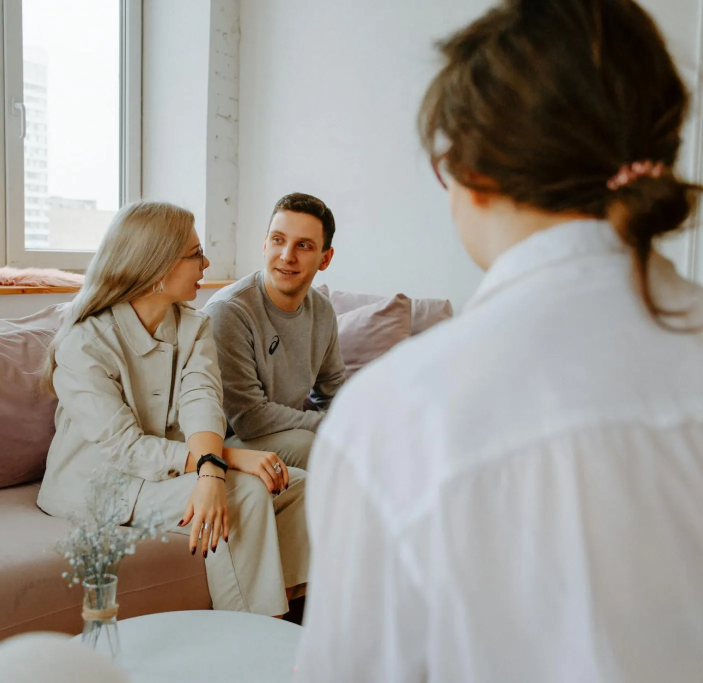
#> input picture brand-src/photos/counseling-session.webp, 1406 x 1365 px (shown at 1/2 size)
$ python build_assets.py
#> lines starting #> are read from the running program, lines starting #| are printed output that depends on the picture
"""
Build php-app/assets/ from brand-src/.

Everything the site serves is derived here, so an image can be re-cropped or
re-compressed without hand-editing the output. Re-run after changing anything
in brand-src/:

    python tools/build_assets.py

Prints the pixel size of every output, which is what the width/height
attributes in the templates are taken from.
"""

from __future__ import annotations

import shutil
from pathlib import Path

from PIL import Image

ROOT = Path(__file__).resolve().parent.parent
SRC = ROOT / "brand-src"
OUT = ROOT / "php-app" / "assets"
IMG = OUT / "img"


def save_webp(im: Image.Image, dest: Path, quality: int = 80) -> None:
    dest.parent.mkdir(parents=True, exist_ok=True)
    im.save(dest, "WEBP", quality=quality, method=6)
    print(f"{dest.relative_to(OUT)}  {im.size[0]}x{im.size[1]}")


def fit_width(im: Image.Image, width: int) -> Image.Image:
    if im.width <= width:
        return im.copy()
    height = round(im.height * width / im.width)
    return im.resize((width, height), Image.LANCZOS)


# [21 lines left out: functions trim, white_logo, not called in this run]


def photos() -> None:
    plan = {
        # name: (source, [widths])
        "counseling-session": ("counseling-session.webp", [1200, 720]),
        "woman-on-phone": ("woman-on-phone.jpg", [900, 560]),
        "group-support": ("group-support.webp", [1600, 900]),
        "embrace": ("embrace.webp", [600]),
        "facility-exterior": ("IMG_0965.jpg", [1400, 760]),
        "facility-living": ("IMG_0966-1.jpg", [1200, 640]),
        "facility-lounge": ("IMG_0969-1.jpg", [1200, 640]),
        "facility-kitchen": ("IMG_0971-1.jpg", [1200, 640]),
    }
    for name, (src, widths) in plan.items():
        im = Image.open(SRC / "photos" / src).convert("RGB")
#> im is the input picture: PIL image 1406x1365 RGB; mean R, G, B 156.7, 152, 145.4
        for i, w in enumerate(widths):
            suffix = "" if i == 0 else f"-{w}"
            save_webp(fit_width(im, w), IMG / "photos" / f"{name}{suffix}.webp", 78)
#> this loop made 2 passes
#> pass 2, in save_webp (call 2), `im.save(dest, "WEBP", quality=quality, method=6)`:
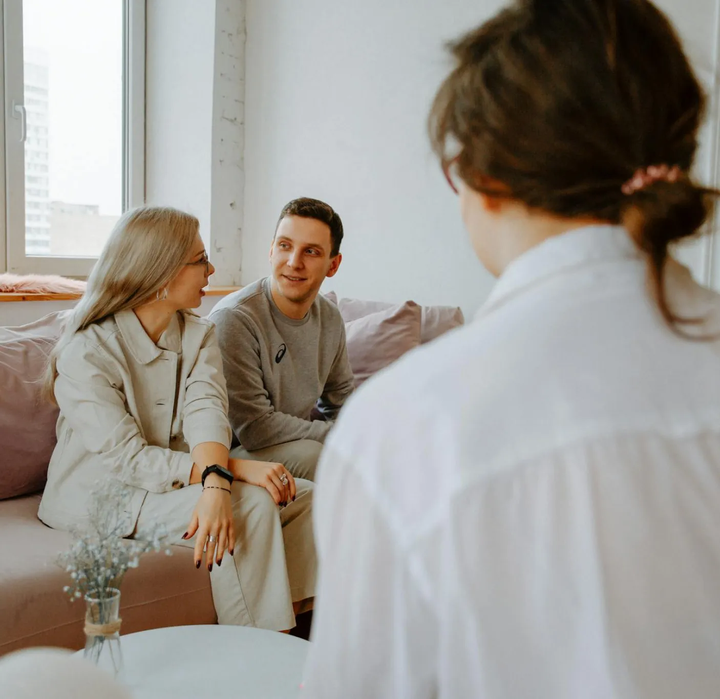
#> saved as counseling-session-720.webp: PIL image 720x699 RGB; mean R, G, B 156.7, 152, 145.4
#> pass 2 of the loop in photos, `for name, (src, widths) in plan.items():`:
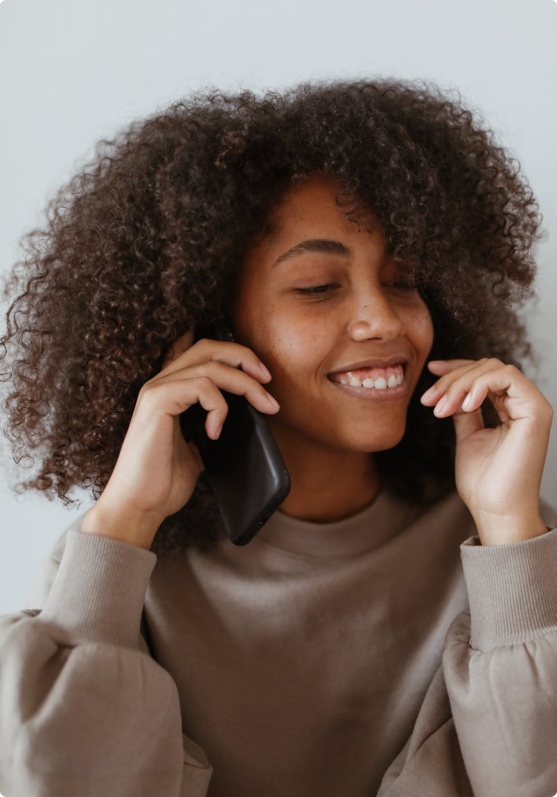
#> input picture brand-src/photos/woman-on-phone.jpg, 1114 x 1593 px (shown at 1/2 size)
#> in photos, im is the input picture: PIL image 1114x1593 RGB; mean R, G, B 116.3, 99.9, 91.4
#> the loop in photos, `for i, w in enumerate(widths):` made 2 passes
#> pass 2, in save_webp (call 4), `im.save(dest, "WEBP", quality=quality, method=6)`:
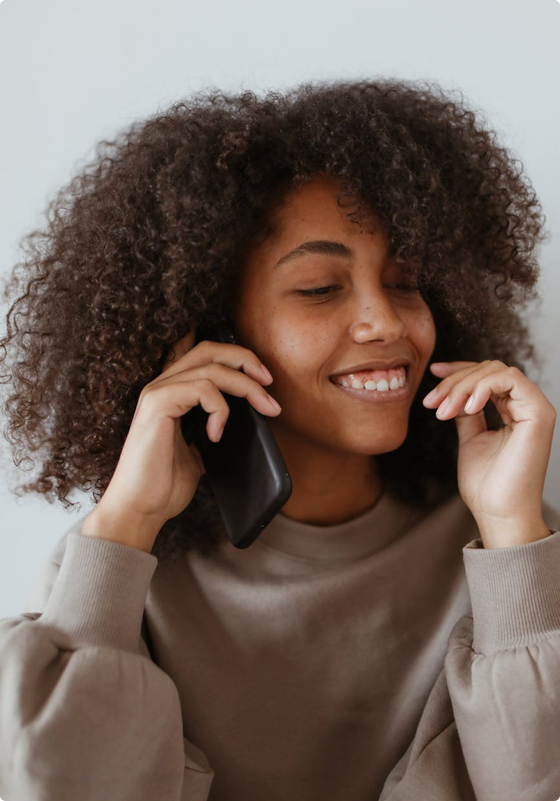
#> saved as woman-on-phone-560.webp: PIL image 560x801 RGB; mean R, G, B 116.3, 99.9, 91.4
#> pass 3 of the loop in photos, `for name, (src, widths) in plan.items():`:
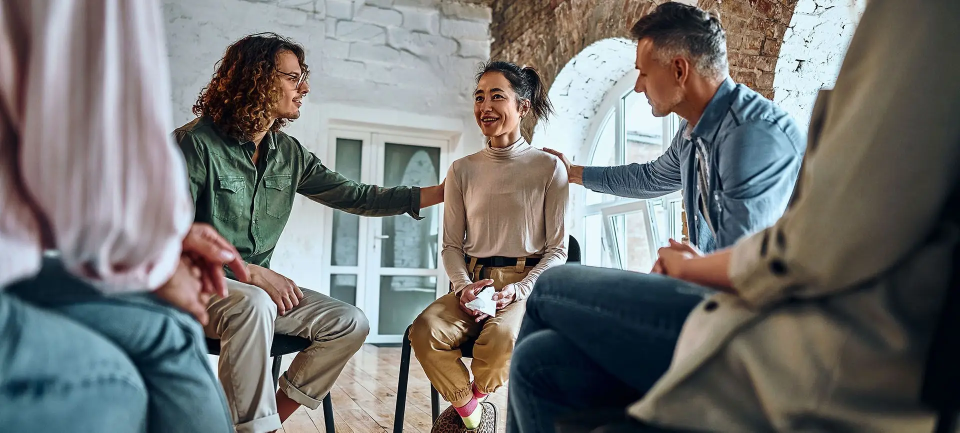
#> input picture brand-src/photos/group-support.webp, 1920 x 865 px (shown at 1/2 size)
#> in photos, im is the input picture: PIL image 1920x865 RGB; mean R, G, B 115.2, 115.9, 114.3
#> the loop in photos, `for i, w in enumerate(widths):` made 2 passes
#> pass 2, in save_webp (call 6), `im.save(dest, "WEBP", quality=quality, method=6)`:
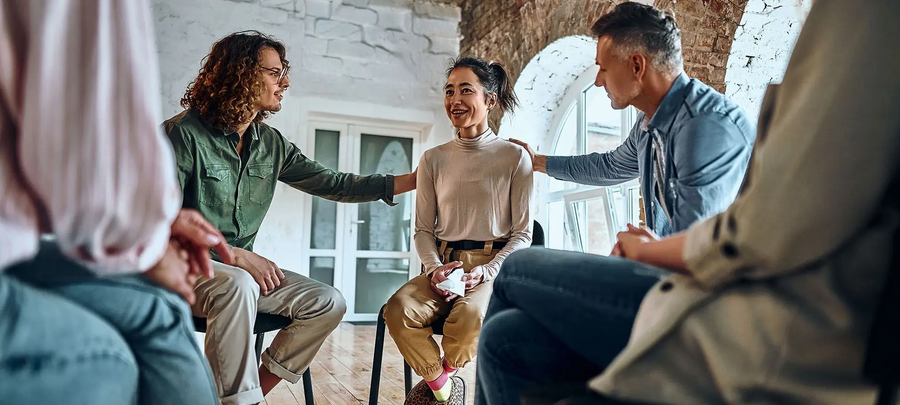
#> saved as group-support-900.webp: PIL image 900x405 RGB; mean R, G, B 115.2, 115.9, 114.3
#> the loop made 8 passes; the first 3 are shown


# [117 lines left out: functions residence, team, logos, carriers, accreditation, icons and 2 more, not called in this run]


if __name__ == "__main__":
#> (the run stopped early here; a loop or call above may not have finished)
